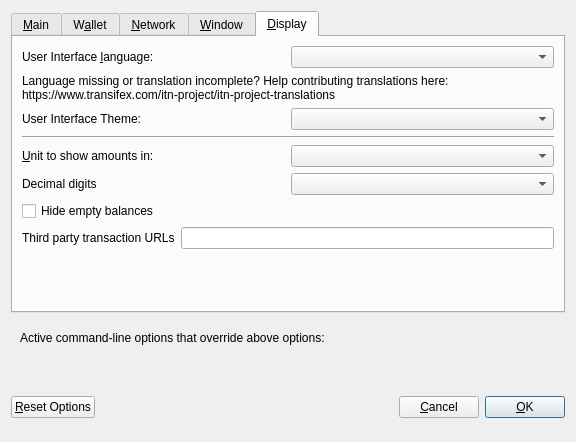
<?xml version="1.0" encoding="UTF-8"?>
<ui version="4.0">
 <class>OptionsDialog</class>
 <widget class="QDialog" name="OptionsDialog">
  <property name="geometry">
   <rect>
    <x>0</x>
    <y>0</y>
    <width>576</width>
    <height>442</height>
   </rect>
  </property>
  <property name="windowTitle">
   <string>Options</string>
  </property>
  <property name="modal">
   <bool>true</bool>
  </property>
  <layout class="QVBoxLayout" name="verticalLayout">
   <item>
    <widget class="QTabWidget" name="tabWidget">
     <property name="currentIndex">
      <number>4</number>
     </property>
     <widget class="QWidget" name="tabMain">
      <attribute name="title">
       <string>&amp;Main</string>
      </attribute>
      <layout class="QVBoxLayout" name="verticalLayout_Main">
       <item>
        <widget class="QCheckBox" name="bitcoinAtStartup">
         <property name="toolTip">
          <string>Automatically start ITN after logging in to the system.</string>
         </property>
         <property name="text">
          <string>&amp;Start ITN on system login</string>
         </property>
        </widget>
       </item>
       <item>
        <layout class="QHBoxLayout" name="horizontalLayout_2_Main">
         <item>
          <widget class="QLabel" name="databaseCacheLabel">
           <property name="text">
            <string>Size of &amp;database cache</string>
           </property>
           <property name="textFormat">
            <enum>Qt::PlainText</enum>
           </property>
           <property name="buddy">
            <cstring>databaseCache</cstring>
           </property>
          </widget>
         </item>
         <item>
          <widget class="QSpinBox" name="databaseCache"/>
         </item>
         <item>
          <widget class="QLabel" name="databaseCacheUnitLabel">
           <property name="text">
            <string>MB</string>
           </property>
           <property name="textFormat">
            <enum>Qt::PlainText</enum>
           </property>
          </widget>
         </item>
         <item>
          <spacer name="horizontalSpacer_2_Main">
           <property name="orientation">
            <enum>Qt::Horizontal</enum>
           </property>
           <property name="sizeHint" stdset="0">
            <size>
             <width>40</width>
             <height>20</height>
            </size>
           </property>
          </spacer>
         </item>
        </layout>
       </item>
       <item>
        <layout class="QHBoxLayout" name="horizontalLayout_3_Main">
         <item>
          <widget class="QLabel" name="threadsScriptVerifLabel">
           <property name="text">
            <string>Number of script &amp;verification threads</string>
           </property>
           <property name="textFormat">
            <enum>Qt::PlainText</enum>
           </property>
           <property name="buddy">
            <cstring>threadsScriptVerif</cstring>
           </property>
          </widget>
         </item>
         <item>
          <widget class="QSpinBox" name="threadsScriptVerif">
           <property name="toolTip">
            <string>(0 = auto, &lt;0 = leave that many cores free)</string>
           </property>
          </widget>
         </item>
         <item>
          <spacer name="horizontalSpacer_3_Main">
           <property name="orientation">
            <enum>Qt::Horizontal</enum>
           </property>
           <property name="sizeHint" stdset="0">
            <size>
             <width>40</width>
             <height>20</height>
            </size>
           </property>
          </spacer>
         </item>
        </layout>
       </item>
       <item>
        <spacer name="verticalSpacer_2">
         <property name="orientation">
          <enum>Qt::Vertical</enum>
         </property>
         <property name="sizeHint" stdset="0">
          <size>
           <width>20</width>
           <height>40</height>
          </size>
         </property>
        </spacer>
       </item>
       <item>
        <widget class="QCheckBox" name="checkBoxZeromintEnable">
         <property name="toolTip">
          <string>Enable automatic minting of ITN units to zITN</string>
         </property>
         <property name="layoutDirection">
          <enum>Qt::LeftToRight</enum>
         </property>
         <property name="text">
          <string>Enable zITN Automint</string>
         </property>
        </widget>
       </item>
       <item>
        <layout class="QHBoxLayout" name="horizontalLayout_3">
         <item>
          <widget class="QLabel" name="percentage_label">
           <property name="toolTip">
            <string>Percentage of incoming ITN which get automatically converted to zITN via Zerocoin Protocol (min: 10%)</string>
           </property>
           <property name="text">
            <string>Percentage of autominted zITN</string>
           </property>
          </widget>
         </item>
         <item>
          <widget class="QSpinBox" name="zeromintPercentage">
           <property name="minimum">
            <number>1</number>
           </property>
           <property name="maximum">
            <number>100</number>
           </property>
          </widget>
         </item>
        </layout>
       </item>
       <item>
        <layout class="QHBoxLayout" name="horizontalLayout" stretch="0,0">
         <property name="sizeConstraint">
          <enum>QLayout::SetFixedSize</enum>
         </property>
         <item>
          <widget class="QLabel" name="labelPreferredDenom">
           <property name="maximumSize">
            <size>
             <width>16777215</width>
             <height>16777215</height>
            </size>
           </property>
           <property name="toolTip">
            <string>Wait with automatic conversion to Zerocoin until enough ITN for this denomination is available</string>
           </property>
           <property name="text">
            <string>Preferred Automint zITN Denomination</string>
           </property>
          </widget>
         </item>
         <item>
          <widget class="QComboBox" name="preferredDenom">
           <property name="maximumSize">
            <size>
             <width>16777215</width>
             <height>27</height>
            </size>
           </property>
           <property name="toolTip">
            <string>Wait with automatic conversion to Zerocoin until enough ITN for this denomination is available</string>
           </property>
           <property name="maxVisibleItems">
            <number>9</number>
           </property>
           <property name="maxCount">
            <number>9</number>
           </property>
          </widget>
         </item>
        </layout>
       </item>
      </layout>
     </widget>
     <widget class="QWidget" name="tabWallet">
      <attribute name="title">
       <string>W&amp;allet</string>
      </attribute>
      <layout class="QVBoxLayout" name="verticalLayout_Wallet">
       <item>
        <layout class="QHBoxLayout" name="horizontalLayout_2_Wallet">
         <item>
          <widget class="QLabel" name="labelStakeSplitThresholdText">
           <property name="text">
            <string>Stake split threshold:</string>
           </property>
          </widget>
         </item>
         <item>
          <widget class="QSpinBox" name="spinBoxStakeSplitThreshold">
           <property name="minimum">
            <number>1</number>
           </property>
           <property name="maximum">
            <number>999999</number>
           </property>
          </widget>
         </item>
        </layout>
       </item>
       <item>
        <widget class="QGroupBox" name="groupBox">
         <property name="title">
          <string>Expert</string>
         </property>
         <layout class="QVBoxLayout" name="verticalLayout_2">
          <item>
           <widget class="QCheckBox" name="coinControlFeatures">
            <property name="toolTip">
             <string>Whether to show coin control features or not.</string>
            </property>
            <property name="text">
             <string>Enable coin &amp;control features</string>
            </property>
           </widget>
          </item>
          <item>
           <widget class="QCheckBox" name="showMasternodesTab">
            <property name="toolTip">
             <string>Show additional tab listing all your masternodes in first sub-tab&lt;br/&gt;and all masternodes on the network in second sub-tab.</string>
            </property>
            <property name="text">
             <string>Show Masternodes Tab</string>
            </property>
           </widget>
          </item>
          <item>
           <widget class="QCheckBox" name="spendZeroConfChange">
            <property name="toolTip">
             <string>If you disable the spending of unconfirmed change, the change from a transaction&lt;br/&gt;cannot be used until that transaction has at least one confirmation.&lt;br/&gt;This also affects how your balance is computed.</string>
            </property>
            <property name="text">
             <string>&amp;Spend unconfirmed change</string>
            </property>
           </widget>
          </item>
         </layout>
        </widget>
       </item>
       <item>
        <spacer name="verticalSpacer_Wallet">
         <property name="orientation">
          <enum>Qt::Vertical</enum>
         </property>
         <property name="sizeHint" stdset="0">
          <size>
           <width>20</width>
           <height>40</height>
          </size>
         </property>
        </spacer>
       </item>
      </layout>
     </widget>
     <widget class="QWidget" name="tabNetwork">
      <attribute name="title">
       <string>&amp;Network</string>
      </attribute>
      <layout class="QVBoxLayout" name="verticalLayout_Network">
       <item>
        <widget class="QCheckBox" name="mapPortUpnp">
         <property name="toolTip">
          <string>Automatically open the ITN client port on the router. This only works when your router supports UPnP and it is enabled.</string>
         </property>
         <property name="text">
          <string>Map port using &amp;UPnP</string>
         </property>
        </widget>
       </item>
       <item>
        <widget class="QCheckBox" name="allowIncoming">
         <property name="toolTip">
          <string>Accept connections from outside</string>
         </property>
         <property name="text">
          <string>Allow incoming connections</string>
         </property>
        </widget>
       </item>
       <item>
        <widget class="QCheckBox" name="connectSocks">
         <property name="toolTip">
          <string>Connect to the ITN network through a SOCKS5 proxy.</string>
         </property>
         <property name="text">
          <string>&amp;Connect through SOCKS5 proxy (default proxy):</string>
         </property>
        </widget>
       </item>
       <item>
        <layout class="QHBoxLayout" name="horizontalLayout_1_Network">
         <item>
          <widget class="QLabel" name="proxyIpLabel">
           <property name="text">
            <string>Proxy &amp;IP:</string>
           </property>
           <property name="textFormat">
            <enum>Qt::PlainText</enum>
           </property>
           <property name="buddy">
            <cstring>proxyIp</cstring>
           </property>
          </widget>
         </item>
         <item>
          <widget class="QValidatedLineEdit" name="proxyIp">
           <property name="minimumSize">
            <size>
             <width>140</width>
             <height>0</height>
            </size>
           </property>
           <property name="maximumSize">
            <size>
             <width>140</width>
             <height>16777215</height>
            </size>
           </property>
           <property name="toolTip">
            <string>IP address of the proxy (e.g. IPv4: 127.0.0.1 / IPv6: ::1)</string>
           </property>
          </widget>
         </item>
         <item>
          <widget class="QLabel" name="proxyPortLabel">
           <property name="text">
            <string>&amp;Port:</string>
           </property>
           <property name="textFormat">
            <enum>Qt::PlainText</enum>
           </property>
           <property name="buddy">
            <cstring>proxyPort</cstring>
           </property>
          </widget>
         </item>
         <item>
          <widget class="QLineEdit" name="proxyPort">
           <property name="minimumSize">
            <size>
             <width>75</width>
             <height>0</height>
            </size>
           </property>
           <property name="maximumSize">
            <size>
             <width>55</width>
             <height>16777215</height>
            </size>
           </property>
           <property name="toolTip">
            <string>Port of the proxy (e.g. 9050)</string>
           </property>
          </widget>
         </item>
         <item>
          <spacer name="horizontalSpacer_1_Network">
           <property name="orientation">
            <enum>Qt::Horizontal</enum>
           </property>
           <property name="sizeHint" stdset="0">
            <size>
             <width>40</width>
             <height>20</height>
            </size>
           </property>
          </spacer>
         </item>
        </layout>
       </item>
       <item>
        <spacer name="verticalSpacer_Network">
         <property name="orientation">
          <enum>Qt::Vertical</enum>
         </property>
         <property name="sizeHint" stdset="0">
          <size>
           <width>20</width>
           <height>40</height>
          </size>
         </property>
        </spacer>
       </item>
      </layout>
     </widget>
     <widget class="QWidget" name="tabWindow">
      <attribute name="title">
       <string>&amp;Window</string>
      </attribute>
      <layout class="QVBoxLayout" name="verticalLayout_Window">
       <item>
        <widget class="QCheckBox" name="minimizeToTray">
         <property name="toolTip">
          <string>Show only a tray icon after minimizing the window.</string>
         </property>
         <property name="text">
          <string>&amp;Minimize to the tray instead of the taskbar</string>
         </property>
        </widget>
       </item>
       <item>
        <widget class="QCheckBox" name="minimizeOnClose">
         <property name="toolTip">
          <string>Minimize instead of exit the application when the window is closed. When this option is enabled, the application will be closed only after selecting Quit in the menu.</string>
         </property>
         <property name="text">
          <string>M&amp;inimize on close</string>
         </property>
        </widget>
       </item>
       <item>
        <spacer name="verticalSpacer_Window">
         <property name="orientation">
          <enum>Qt::Vertical</enum>
         </property>
         <property name="sizeHint" stdset="0">
          <size>
           <width>20</width>
           <height>40</height>
          </size>
         </property>
        </spacer>
       </item>
      </layout>
     </widget>
     <widget class="QWidget" name="tabDisplay">
      <attribute name="title">
       <string>&amp;Display</string>
      </attribute>
      <layout class="QVBoxLayout" name="verticalLayout_Display">
       <item>
        <layout class="QHBoxLayout" name="horizontalLayout_1_Display">
         <item>
          <widget class="QLabel" name="langLabel">
           <property name="text">
            <string>User Interface &amp;language:</string>
           </property>
           <property name="textFormat">
            <enum>Qt::PlainText</enum>
           </property>
           <property name="buddy">
            <cstring>lang</cstring>
           </property>
          </widget>
         </item>
         <item>
          <widget class="QValueComboBox" name="lang">
           <property name="toolTip">
            <string>The user interface language can be set here. This setting will take effect after restarting ITN.</string>
           </property>
          </widget>
         </item>
        </layout>
       </item>
       <item>
        <widget class="QLabel" name="label_3">
         <property name="toolTip">
          <string notr="true"/>
         </property>
         <property name="statusTip">
          <string notr="true"/>
         </property>
         <property name="whatsThis">
          <string notr="true"/>
         </property>
         <property name="accessibleName">
          <string notr="true"/>
         </property>
         <property name="text">
          <string>Language missing or translation incomplete? Help contributing translations here:
https://www.transifex.com/itn-project/itn-project-translations</string>
         </property>
         <property name="wordWrap">
          <bool>true</bool>
         </property>
         <property name="openExternalLinks">
          <bool>true</bool>
         </property>
         <property name="textInteractionFlags">
          <set>Qt::TextBrowserInteraction</set>
         </property>
        </widget>
       </item>
       <item>
        <layout class="QHBoxLayout" name="horizontalLayout_4_Display" stretch="0,0">
         <item>
          <widget class="QLabel" name="themeLabel">
           <property name="text">
            <string>User Interface Theme:</string>
           </property>
          </widget>
         </item>
         <item>
          <widget class="QValueComboBox" name="theme"/>
         </item>
        </layout>
       </item>
       <item>
        <widget class="Line" name="line">
         <property name="orientation">
          <enum>Qt::Horizontal</enum>
         </property>
        </widget>
       </item>
       <item>
        <layout class="QHBoxLayout" name="horizontalLayout_2_Display">
         <item>
          <widget class="QLabel" name="unitLabel">
           <property name="text">
            <string>&amp;Unit to show amounts in:</string>
           </property>
           <property name="textFormat">
            <enum>Qt::PlainText</enum>
           </property>
           <property name="buddy">
            <cstring>unit</cstring>
           </property>
          </widget>
         </item>
         <item>
          <widget class="QValueComboBox" name="unit">
           <property name="toolTip">
            <string>Choose the default subdivision unit to show in the interface and when sending coins.</string>
           </property>
          </widget>
         </item>
        </layout>
       </item>
       <item>
        <layout class="QHBoxLayout" name="horizontalLayout_5_Display">
         <item>
          <widget class="QLabel" name="digitsLabel">
           <property name="text">
            <string>Decimal digits</string>
           </property>
          </widget>
         </item>
         <item>
          <widget class="QValueComboBox" name="digits"/>
         </item>
        </layout>
       </item>
       <item>
        <widget class="QCheckBox" name="checkBoxHideZeroBalances">
         <property name="toolTip">
          <string>Hide empty balances</string>
         </property>
         <property name="layoutDirection">
          <enum>Qt::LeftToRight</enum>
         </property>
         <property name="text">
          <string>Hide empty balances</string>
         </property>
        </widget>
       </item>
       <item>
        <layout class="QHBoxLayout" name="horizontalLayout_3_Display">
         <item>
          <widget class="QLabel" name="thirdPartyTxUrlsLabel">
           <property name="toolTip">
            <string>Third party URLs (e.g. a block explorer) that appear in the transactions tab as context menu items. %s in the URL is replaced by transaction hash. Multiple URLs are separated by vertical bar |.</string>
           </property>
           <property name="text">
            <string>Third party transaction URLs</string>
           </property>
           <property name="buddy">
            <cstring>thirdPartyTxUrls</cstring>
           </property>
          </widget>
         </item>
         <item>
          <widget class="QLineEdit" name="thirdPartyTxUrls">
           <property name="toolTip">
            <string>Third party URLs (e.g. a block explorer) that appear in the transactions tab as context menu items. %s in the URL is replaced by transaction hash. Multiple URLs are separated by vertical bar |.</string>
           </property>
          </widget>
         </item>
        </layout>
       </item>
       <item>
        <spacer name="verticalSpacer">
         <property name="orientation">
          <enum>Qt::Vertical</enum>
         </property>
         <property name="sizeHint" stdset="0">
          <size>
           <width>20</width>
           <height>40</height>
          </size>
         </property>
        </spacer>
       </item>
      </layout>
     </widget>
    </widget>
   </item>
   <item>
    <widget class="QFrame" name="frame">
     <layout class="QVBoxLayout" name="verticalLayout_Bottom">
      <item>
       <layout class="QHBoxLayout" name="horizontalLayout_Bottom">
        <item>
         <widget class="QLabel" name="overriddenByCommandLineInfoLabel">
          <property name="text">
           <string>Active command-line options that override above options:</string>
          </property>
          <property name="textFormat">
           <enum>Qt::PlainText</enum>
          </property>
         </widget>
        </item>
        <item>
         <spacer name="horizontalSpacer_Bottom">
          <property name="orientation">
           <enum>Qt::Horizontal</enum>
          </property>
          <property name="sizeHint" stdset="0">
           <size>
            <width>40</width>
            <height>20</height>
           </size>
          </property>
         </spacer>
        </item>
       </layout>
      </item>
      <item>
       <widget class="QLabel" name="overriddenByCommandLineLabel">
        <property name="text">
         <string/>
        </property>
        <property name="textFormat">
         <enum>Qt::PlainText</enum>
        </property>
        <property name="wordWrap">
         <bool>true</bool>
        </property>
       </widget>
      </item>
     </layout>
    </widget>
   </item>
   <item>
    <layout class="QHBoxLayout" name="horizontalLayout_Buttons">
     <item>
      <widget class="QPushButton" name="resetButton">
       <property name="toolTip">
        <string>Reset all client options to default.</string>
       </property>
       <property name="text">
        <string>&amp;Reset Options</string>
       </property>
       <property name="autoDefault">
        <bool>false</bool>
       </property>
      </widget>
     </item>
     <item>
      <spacer name="horizontalSpacer_1">
       <property name="orientation">
        <enum>Qt::Horizontal</enum>
       </property>
       <property name="sizeHint" stdset="0">
        <size>
         <width>40</width>
         <height>48</height>
        </size>
       </property>
      </spacer>
     </item>
     <item>
      <widget class="QLabel" name="statusLabel">
       <property name="minimumSize">
        <size>
         <width>200</width>
         <height>0</height>
        </size>
       </property>
       <property name="font">
        <font>
         <weight>75</weight>
         <bold>true</bold>
        </font>
       </property>
       <property name="text">
        <string/>
       </property>
       <property name="textFormat">
        <enum>Qt::PlainText</enum>
       </property>
       <property name="wordWrap">
        <bool>true</bool>
       </property>
      </widget>
     </item>
     <item>
      <spacer name="horizontalSpacer_2">
       <property name="orientation">
        <enum>Qt::Horizontal</enum>
       </property>
       <property name="sizeHint" stdset="0">
        <size>
         <width>40</width>
         <height>48</height>
        </size>
       </property>
      </spacer>
     </item>
     <item>
      <widget class="QPushButton" name="cancelButton">
       <property name="text">
        <string>&amp;Cancel</string>
       </property>
       <property name="autoDefault">
        <bool>false</bool>
       </property>
      </widget>
     </item>
     <item>
      <widget class="QPushButton" name="okButton">
       <property name="text">
        <string>&amp;OK</string>
       </property>
       <property name="autoDefault">
        <bool>false</bool>
       </property>
       <property name="default">
        <bool>true</bool>
       </property>
      </widget>
     </item>
    </layout>
   </item>
  </layout>
 </widget>
 <customwidgets>
  <customwidget>
   <class>QValidatedLineEdit</class>
   <extends>QLineEdit</extends>
   <header>qvalidatedlineedit.h</header>
  </customwidget>
  <customwidget>
   <class>QValueComboBox</class>
   <extends>QComboBox</extends>
   <header>qvaluecombobox.h</header>
  </customwidget>
 </customwidgets>
 <resources/>
 <connections/>
</ui>
